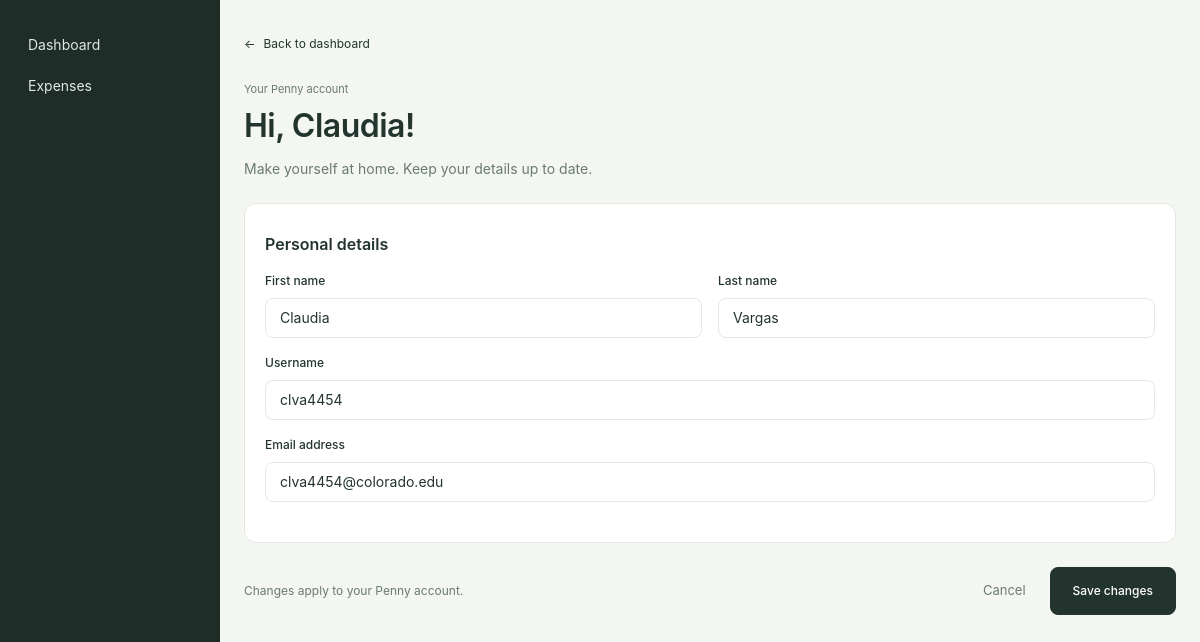
Page /profile/clva4454 on the committed database.
### models.py (models this page shows)
class User(db.Model):
    __tablename__ = "users"
    id: Mapped[int] = mapped_column(primary_key=True) # auto-increments
    username: Mapped[str] = mapped_column(String(30), unique=True, nullable=False)
    first_name: Mapped[str] = mapped_column(String(30), nullable=False)
    last_name: Mapped[str] = mapped_column(String(30), nullable=False)
    email: Mapped[str] = mapped_column(String(50), unique=True, nullable=False)
    password_hash: Mapped[str] = mapped_column(String(255), nullable=False)
    creation_time: Mapped[datetime] = mapped_column(DateTime, server_default=func.now())
    expenses: Mapped[List["ExpenseTrans"]] = relationship(back_populates="creator")
    categories: Mapped[List["ExpenseCat"]] = relationship(back_populates="creator")

### profile_route.py (the view, shortened to what this page needs)
@profile_bp.route("/profile/<username>", methods=["GET", "POST"])
def profile(username):
    user = User.query.filter_by(username=username).first_or_404()
    error = None # Stays None unless validation fails; shown in profile.html
    return render_template("profile.html", user=user, error=error)

### templates/profile.html (shortened to what this page needs)
{% extends "navigation.html" %}
{% block content %}
  <a class="back" href="#"><span aria-hidden="true">&larr;</span> Back to dashboard</a>
  <p class="eyebrow">Your Penny account</p>
  <h1>Hi, {{ user.first_name or user.username }}!</h1>
  <p class="lede">Make yourself at home. Keep your details up to date.</p>
  <form method="post" action="#" novalidate>
    <section class="card" aria-labelledby="personal-heading">
      <div class="card-head">
        <h2 id="personal-heading">Personal details</h2>
      </div>
      <div class="grid">
        <div class="field">
          <label class="lbl" for="first_name">First name</label>
          <input type="text" id="first_name" name="first_name" value="{{ user.first_name or '' }}">
        </div>
        <div class="field">
          <label class="lbl" for="last_name">Last name</label>
          <input type="text" id="last_name" name="last_name" value="{{ user.last_name or '' }}">
        </div>
      </div>
      <div class="field">
        <label class="lbl" for="username">Username</label>
        <input type="text" id="username" name="username" value="{{ user.username or '' }}">
      </div>
      <div class="field">
        <label class="lbl" for="email">Email address</label>
        <input type="email" id="email" name="email" value="{{ user.email or '' }}">
      </div>
    </section>
    <div class="footer">
      <span class="footer-note">Changes apply to your Penny account.</span>
      <div class="actions">
        <a class="cancel" href="#">Cancel</a>
        <button type="submit" class="btn btn-primary">Save changes</button>
      </div>
    </div>
  </form>
{% endblock %}

### static/profile.css (style rules this page uses)
:root { --bg: #f3f6f1; --card: #ffffff; --ink: #22342d; --muted: #6b7a73; --line: #e3e8e2; --avatar: #e4eee5; --radius: 12px; }
* { box-sizing: border-box; }
body { margin: 0; background: var(--bg); color: var(--ink); font-family: Inter, system-ui, -apple-system, "Segoe UI", Roboto, sans-serif; font-size: 14px; line-height: 1.5; }
a { color: inherit; }
.back { display: inline-flex; gap: 8px; align-items: center; font-size: 12px; text-decoration: none; margin-bottom: 28px; }
.eyebrow { font-size: 11px; color: var(--muted); margin: 0 0 4px; }
h1 { font-size: 32px; font-weight: 600; margin: 0 0 8px; letter-spacing: -0.5px; }
.lede { color: var(--muted); margin: 0 0 24px; }
.card { background: var(--card); border: 1px solid var(--line); border-radius: var(--radius); padding: 28px 20px 24px; margin-bottom: 24px; }
.card-head { display: flex; justify-content: space-between; align-items: baseline; margin-bottom: 16px; }
h2 { font-size: 16px; font-weight: 600; margin: 0; }
.btn { font: inherit; font-size: 12px; background: var(--card); color: var(--ink); border: 1px solid var(--line); border-radius: 6px; padding: 8px 14px; cursor: pointer; }
.btn-primary { background: var(--ink); color: #fff; border-color: var(--ink); font-weight: 500; padding: 14px 22px; border-radius: 8px; }
.grid { display: grid; grid-template-columns: 1fr 1fr; gap: 16px; }
.field { margin-bottom: 16px; }
label.lbl { display: block; font-size: 12px; font-weight: 500; margin-bottom: 8px; }
input[type="text"], input[type="email"], select { width: 100%; font: inherit; color: var(--ink); background: var(--card); border: 1px solid var(--line); border-radius: 8px; padding: 10px 14px; height: 40px; }
.footer { display: flex; justify-content: space-between; align-items: center; gap: 16px; }
.footer-note { font-size: 12px; color: var(--muted); }
.actions { display: flex; align-items: center; gap: 24px; }
.cancel { color: var(--muted); text-decoration: none; font-size: 13px; }

### rows in the picture
User: first_name "Claudia", last_name "Vargas", username "clva4454", email "clva4454@colorado.edu"
